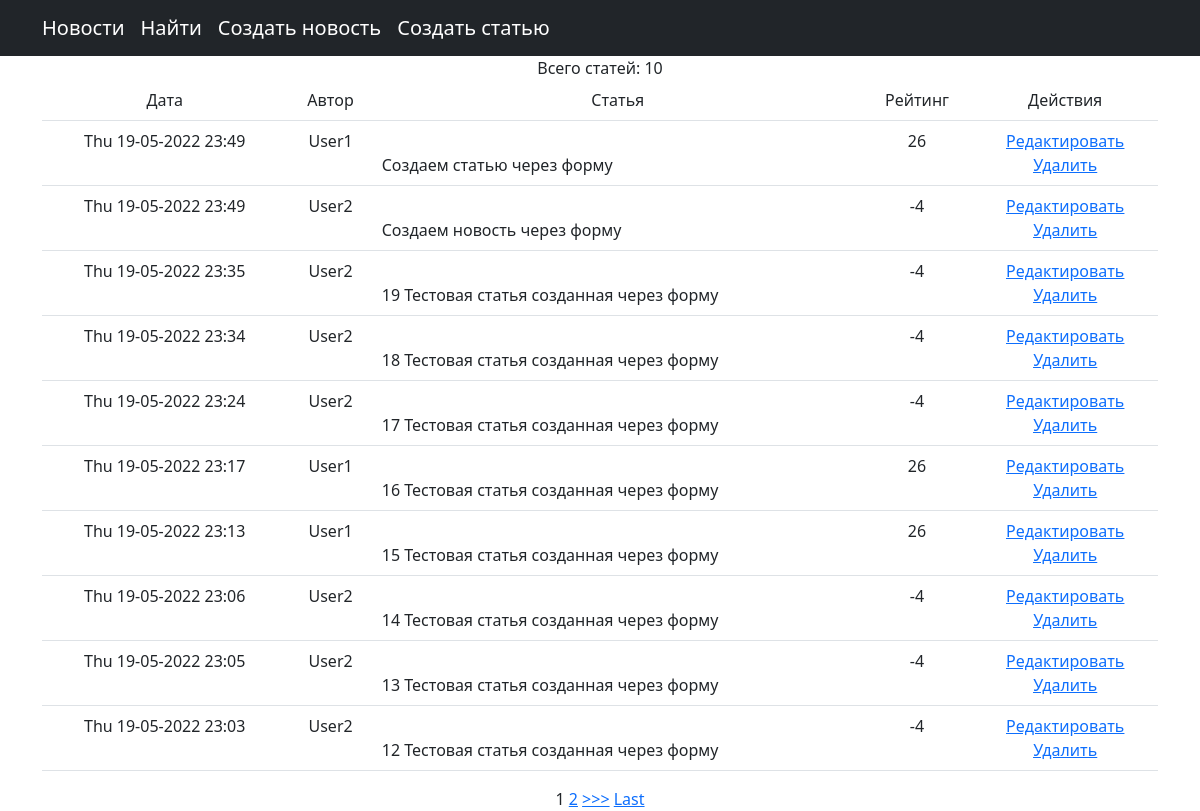
The page / on the database its author committed.
### news/models.py (models this page shows, shortened)
class Post(models.Model):
    article = 'ar'
    news = 'ne'
    POST_TYPE = [
        (article, 'Статья'),
        (news,   'Новость'),
    ]
    author = models.ForeignKey(Author, on_delete=models.CASCADE,verbose_name='Автор')
    post_types = models.CharField(max_length=2, choices=POST_TYPE, default=news, verbose_name='Тип')
    time_add_post = models.DateTimeField(auto_now_add=True, verbose_name='Время публикации')
    categories = models.ManyToManyField(Category, through='PostCategory', verbose_name='Категория')
    title_post = models.CharField(max_length=128, verbose_name='Заголовок статьи')
    post_text = models.TextField(verbose_name='Текст статьи')
    post_rating = models.IntegerField(default=0)

class Author(models.Model):
    author_user = models.OneToOneField(User, on_delete=models.CASCADE)
    rating = models.IntegerField(default=0)

### news/views.py (the view)
# urls.py: path('', PostList.as_view(), name='post'),
class PostList(ListView):
    model = Post
    template_name = 'news.html'
    context_object_name = 'posts'
    ordering = ['-time_add_post']
    paginate_by = 10

### news/templatetags/censor_filter.py (called while the page is built)
@register.filter(name='censor')
def censor(value):
    keyword_processor = KeywordProcessor(case_sensitive=True)
    keyword_processor.add_keyword("Коронавирус", "COVID")
    text = KeywordProcessor.replace_keywords(keyword_processor,value)
    return text

### templates/news.html (shortened to what this page needs)
{% extends 'flatpages/default.html' %}
{% load censor_filter %}
{% block content %}
<a>Всего статей: {{ posts |length }}</a>
<table class="table">
            <tr>
                <td>
                    Дата
                </td>
                <td>
                    Автор
                </td>
                <td>
                    Статья
                </td>
                <td>
                    Рейтинг
                </td>
                <td>
                    Действия
                </td>
            </tr>
{% for post in posts %}
<tr>
    <td>{{ post.time_add_post |date:"D d-m-Y H:i" }}</td>
    <td>{{ post.author.author_user }}</td>
    <td align="left"><a href="{% url 'post_detail' post.id %}">{{ post.title_post | censor}}</a><br>
    {{ post.post_text |truncatewords:20 }}</td>
    <td>{{ post.author.rating }}</td>
    <td>
       {% if post.post_types == 'ne' %}
        <a href="{% url 'post_update' post.id %}"><u>Редактировать</u></a><br>
        <a href="{% url 'post_delete' post.id %}"><u>Удалить</u></a>
        {% else %}
        <a href="{% url 'art_update' post.id  %}"><u>Редактировать</u></a><br>
        <a href="{% url 'art_delete' post.id %}"><u>Удалить</u></a>
        {% endif %}
    </td>
</tr>
{% endfor %}
</table>
{% if is_paginated %}
    {% for num in page_obj.paginator.page_range %}
        {% if page_obj.number == num %}
            <a>{{ num }}</a>
        {% elif num > page_obj.number|add:'-2' and num < page_obj.number|add:'2' %}
            <a href="?page={{ num }}">{{ num }}</a>
        {% endif %}
    {% endfor %}
    {% if page_obj.has_next %}
        <a href="?page={{ page_obj.next_page_number }}">>>></a>
        <a href="?page={{ page_obj.paginator.num_pages }}">Last</a>
    {% endif %}
{% endif %}
{% endblock content %}

### rows shown on the page
Post: time_add_post "Thu 19-05-2022 23:49", author.author_user "User1", post_text "Создаем статью через форму", author.rating "26", post_types "Редактировать"
Post: time_add_post "Thu 19-05-2022 23:49", author.author_user "User2", post_text "Создаем новость через форму", author.rating "-4", post_types "Редактировать"
Post: time_add_post "Thu 19-05-2022 23:35", author.author_user "User2", post_text "19 Тестовая статья созданная через форму", author.rating "-4", post_types "Редактировать"
Post: time_add_post "Thu 19-05-2022 23:34", author.author_user "User2", post_text "18 Тестовая статья созданная через форму", author.rating "-4", post_types "Редактировать"
Post: time_add_post "Thu 19-05-2022 23:24", author.author_user "User2", post_text "17 Тестовая статья созданная через форму", author.rating "-4", post_types "Редактировать"
Post: time_add_post "Thu 19-05-2022 23:17", author.author_user "User1", post_text "16 Тестовая статья созданная через форму", author.rating "26", post_types "Редактировать"
Post: time_add_post "Thu 19-05-2022 23:13", author.author_user "User1", post_text "15 Тестовая статья созданная через форму", author.rating "26", post_types "Редактировать"
Post: time_add_post "Thu 19-05-2022 23:06", author.author_user "User2", post_text "14 Тестовая статья созданная через форму", author.rating "-4", post_types "Редактировать"
Post: time_add_post "Thu 19-05-2022 23:05", author.author_user "User2", post_text "13 Тестовая статья созданная через форму", author.rating "-4", post_types "Редактировать"
Post: time_add_post "Thu 19-05-2022 23:03", author.author_user "User2", post_text "12 Тестовая статья созданная через форму", author.rating "-4", post_types "Редактировать"

### other values the page prints
{{ posts |length }} "10"
{{ num }} "1"
{{ num }} "2"
